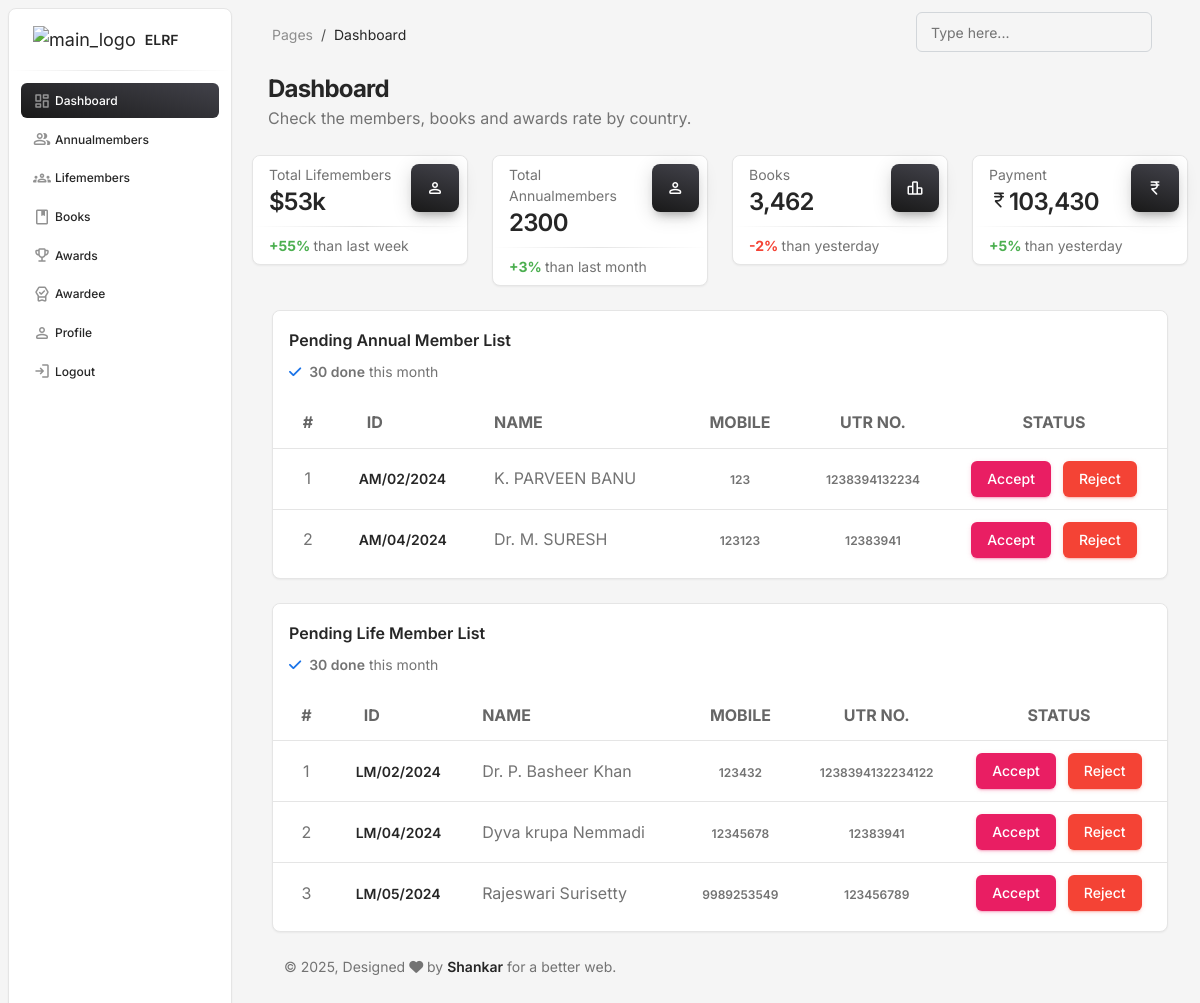
Screenshot of /Admin1/pages/dashboard.php with the database file from the repository.
### tables this page shows
CREATE TABLE `annualmembers` (
  `id` int(11) NOT NULL,
  `name` varchar(100) NOT NULL,
  `mid` varchar(50) NOT NULL,
  `date` timestamp NOT NULL DEFAULT current_timestamp() ON UPDATE current_timestamp(),
  `email` varchar(100) NOT NULL,
  `mobile` bigint(20) NOT NULL,
  `designation` varchar(100) NOT NULL,
  `affiliation` varchar(100) DEFAULT NULL,
  `hq` varchar(100) NOT NULL,
  `photo` varchar(100) NOT NULL,
  `utr` bigint(20) DEFAULT NULL,
  `status` int(11) NOT NULL DEFAULT 0
);

CREATE TABLE `lifemembers` (
  `id` int(11) NOT NULL,
  `name` varchar(100) DEFAULT NULL,
  `mid` varchar(50) DEFAULT NULL,
  `date` timestamp NOT NULL DEFAULT current_timestamp() ON UPDATE current_timestamp(),
  `email` varchar(100) DEFAULT NULL,
  `mobile` bigint(20) DEFAULT NULL,
  `designation` varchar(50) DEFAULT NULL,
  `affiliation` varchar(100) DEFAULT NULL,
  `hq` varchar(50) DEFAULT NULL,
  `photo` varchar(100) DEFAULT NULL,
  `utr` bigint(20) DEFAULT NULL,
  `status` int(11) NOT NULL DEFAULT 0
);

### Admin1/pages/dashboard.php (the view, shortened to what this page needs)
<?php
include('./comp/head.php');
?>
<body class="g-sidenav-show  bg-gray-100">
  <?php
include('./comp/sidebar.php');
  ?>
  <main class="main-content position-relative max-height-vh-100 h-100 border-radius-lg ">
    <?php
include('./comp/nav.php');
  ?>
    <div class="container-fluid py-2">
      <div class="row">
        <div class="ms-3">
          <h3 class="mb-0 h4 font-weight-bolder">Dashboard</h3>
          <p class="mb-4">
            Check the members, books and awards rate by country.
          </p>
        </div>
        <div class="col-xl-3 col-sm-6 mb-xl-0 mb-4">
          <div class="card">
            <div class="card-header p-2 ps-3">
              <div class="d-flex justify-content-between">
                <div>
                  <p class="text-sm mb-0 text-capitalize">Total lifemembers</p>
                  <h4 class="mb-0">$53k</h4>
                </div>
                <div class="icon icon-md icon-shape bg-gradient-dark shadow-dark shadow text-center border-radius-lg">
                <i class="material-symbols-rounded opacity-10">person</i>
                </div>
              </div>
            </div>
            <hr class="dark horizontal my-0">
            <div class="card-footer p-2 ps-3">
              <p class="mb-0 text-sm"><span class="text-success font-weight-bolder">+55% </span>than last week</p>
            </div>
          </div>
        </div>
        <div class="col-xl-3 col-sm-6 mb-xl-0 mb-4">
          <div class="card">
            <div class="card-header p-2 ps-3">
              <div class="d-flex justify-content-between">
                <div>
                  <p class="text-sm mb-0 text-capitalize">Total Annualmembers</p>
                  <h4 class="mb-0">2300</h4>
                </div>
                <div class="icon icon-md icon-shape bg-gradient-dark shadow-dark shadow text-center border-radius-lg">
                  <i class="material-symbols-rounded opacity-10">person</i>
                </div>
              </div>
            </div>
            <hr class="dark horizontal my-0">
            <div class="card-footer p-2 ps-3">
              <p class="mb-0 text-sm"><span class="text-success font-weight-bolder">+3% </span>than last month</p>
            </div>
          </div>
        </div>
        <div class="col-xl-3 col-sm-6 mb-xl-0 mb-4">
          <div class="card">
            <div class="card-header p-2 ps-3">
              <div class="d-flex justify-content-between">
                <div>
                  <p class="text-sm mb-0 text-capitalize">Books</p>
                  <h4 class="mb-0">3,462</h4>
                </div>
                <div class="icon icon-md icon-shape bg-gradient-dark shadow-dark shadow text-center border-radius-lg">
                  <i class="material-symbols-rounded opacity-10">leaderboard</i>
                </div>
              </div>
            </div>
            <hr class="dark horizontal my-0">
            <div class="card-footer p-2 ps-3">
              <p class="mb-0 text-sm"><span class="text-danger font-weight-bolder">-2% </span>than yesterday</p>
            </div>
          </div>
        </div>
        <div class="col-xl-3 col-sm-6">
          <div class="card">
            <div class="card-header p-2 ps-3">
              <div class="d-flex justify-content-between">
                <div>
                  <p class="text-sm mb-0 text-capitalize">Payment</p>
                  <h4 class="mb-0"> <i class="material-symbols-rounded opacity-10">currency_rupee</i>103,430</h4>
                </div>
                <div class="icon icon-md icon-shape bg-gradient-dark shadow-dark shadow text-center border-radius-lg">
                  <i class="material-symbols-rounded opacity-10">currency_rupee</i>
                </div>
              </div>
            </div>
            <hr class="dark horizontal my-0">
            <div class="card-footer p-2 ps-3">
              <p class="mb-0 text-sm"><span class="text-success font-weight-bolder">+5% </span>than yesterday</p>
            </div>
          </div>
        </div>
      </div>
      <div class="row  mt-4 mb-4 m-2">
        <div class="col mb-md-0 mb-4">
          <div class="card">
            <div class="card-header pb-0">
              <div class="row">
                <div class="col-lg-6 col-7">
                  <h6 >Pending Annual Member List</h6>
                  <p class="text-sm mb-0">
                    <i class="fa fa-check text-info" aria-hidden="true"></i>
                    <span class="font-weight-bold ms-1">30 done</span> this month
                  </p>
                </div>
              </div>
            </div>
            <div class="card-body px-0 pb-2">
              <div class="table-responsive">
                <table class="table align-items-center mb-0">
                  <thead>
                    <tr>
                    <th class="text-center text-uppercase text-dark  text-xxl font-weight-bolder opacity-7">#</th>
                      <th class="text-uppercase text-dark text-xxl font-weight-bolder opacity-7">ID</th>
                      <th class="text-uppercase text-dark text-xxl font-weight-bolder opacity-7 ps-2">Name</th>
                      <th class="text-center text-uppercase text-dark text-xxl font-weight-bolder opacity-7">Mobile</th>
                      <th class="text-center text-uppercase text-dark text-xxl font-weight-bolder opacity-7">UTR No.</th>
                      <th class="text-center text-uppercase text-dark text-xxl font-weight-bolder opacity-7">Status</th>
                    </tr>
                  </thead>
                  <tbody>
<?php
include_once('conn.php');
$sql = "SELECT * FROM annualmembers where status=0";
$result = mysqli_query($conn, $sql);
$i=1;
if (mysqli_num_rows($result) > 0) {
  while($row = mysqli_fetch_assoc($result)) {
?>
 <tr>
                    <td class="align-middle text-center">
                     <?= $i; ?>
                      </td>
                      <td>
                        <div class="d-flex px-2 py-1">
                          <div class="d-flex flex-column justify-content-center">
                            <h6 class="mb-0 text-sm"><?= $row['mid']; ?></h6>
                          </div>
                        </div>
                      </td>
                      <td>
                      <?= $row['name']; ?>
                      </td>
                      <td class="align-middle text-center text-sm">
                        <span class="text-xs font-weight-bold"><?= $row['mobile']; ?> </span>
                      </td>
                      <td class="align-middle text-center text-sm">
                        <span class="text-xs font-weight-bold"> <?= $row['utr']; ?></span>
                      </td>
                      <td class="align-middle text-center">
                        <span class="font-weight-bold"> <?php
                        if ($row['status'] == 0) {
                          echo "<a href='status.php?id=" . $row['id'] . "&status=1&mem=1'>
                                  <button class='btn btn-primary m-1'>Accept</button>
                              </a>";
                          echo "<a href='status.php?id=" . $row['id'] . "&status=2&mem=1'>
                                  <button class='btn btn-danger m-1'>Reject</button>
                              </a>";
                          echo '</td>';
                      } elseif ($row['status'] == 1) {
                          echo '<button class="btn btn-success m-1">Accepted</button>';
                      } elseif ($row['status'] == 2) {
                          echo '<button class="btn btn-danger m-1">Rejected</button>';
                      }
                        ?></span>
                    </tr>
<?php
$i=$i+1;
  }
} else {
  echo "0 results";
}
?>
                  </tbody>
                </table>
              </div>
            </div>
          </div>
        </div>
</div>
        <div class="row  mt-4 mb-4 m-2">
        <div class="col mb-md-0 mb-4">
          <div class="card">
            <div class="card-header pb-0">
              <div class="row">
                <div class="col-lg-6 col-7">
                  <h6>Pending Life Member List</h6>
                  <p class="text-sm mb-0">
                    <i class="fa fa-check text-info" aria-hidden="true"></i>
                    <span class="font-weight-bold ms-1">30 done</span> this month
                  </p>
                </div>
              </div>
            </div>
            <div class="card-body px-0 pb-2">
              <div class="table-responsive">
                <table class="table align-items-center mb-0">
                  <thead>
                    <tr>
                    <th class="text-center text-uppercase text-dark  text-xxl font-weight-bolder opacity-7">#</th>
                      <th class="text-uppercase text-dark text-xxl font-weight-bolder opacity-7">ID</th>
                      <th class="text-uppercase text-dark text-xxl font-weight-bolder opacity-7 ps-2">Name</th>
                      <th class="text-center text-uppercase text-dark text-xxl font-weight-bolder opacity-7">Mobile</th>
                      <th class="text-center text-uppercase text-dark text-xxl font-weight-bolder opacity-7">UTR No.</th>
                      <th class="text-center text-uppercase text-dark text-xxl font-weight-bolder opacity-7">Status</th>
                    </tr>
                  </thead>
                  <tbody>
<?php
$sql = "SELECT * FROM lifemembers where status=0";
$result = mysqli_query($conn, $sql);
$i=1;
if (mysqli_num_rows($result) > 0) {
  while($row = mysqli_fetch_assoc($result)) {
?>
 <tr>
                    <td class="align-middle text-center">
                     <?= $i; ?>
                      </td>
                      <td>
                        <div class="d-flex px-2 py-1">
                          <div class="d-flex flex-column justify-content-center">
                            <h6 class="mb-0 text-sm"><?= $row['mid']; ?></h6>
                          </div>
                        </div>
                      </td>
                      <td>
                      <?= $row['name']; ?>
                      </td>
                      <td class="align-middle text-center text-sm">
                        <span class="text-xs font-weight-bold"><?= $row['mobile']; ?> </span>
                      </td>
                      <td class="align-middle text-center text-sm">
                        <span class="text-xs font-weight-bold"> <?= $row['utr']; ?></span>
                      </td>
                      <td class="align-middle text-center">
                        <span class="font-weight-bold"> <?php
                        if ($row['status'] == 0) {
                          echo "<a href='status.php?id=" . $row['id'] . "&status=1&mem=1'>
                                  <button class='btn btn-primary m-1'>Accept</button>
                              </a>";
                          echo "<a href='status.php?id=" . $row['id'] . "&status=2&mem=1'>
                                  <button class='btn btn-danger m-1'>Reject</button>
                              </a>";
                          echo '</td>';
                      } elseif ($row['status'] == 1) {
                          echo '<button class="btn btn-success m-1">Accepted</button>';
                      } elseif ($row['status'] == 2) {
                          echo '<button class="btn btn-danger m-1">Rejected</button>';
                      }
                        ?></span>
                    </tr>
                      <?php
$i=$i+1;
  }
} else {
  echo "<td colspan='6' class='px-5 text-dark h6'> No Record Found </td></tr>";
}
?>
                  </tbody>
                </table>
              </div>
            </div>
          </div>
        </div>
  <?php
include('./comp/footer.php');
  ?>

### Admin1/assets/css/nucleo-svg.css (style rules this page uses)
.icon { display: inline-block; color: #111111; height: 1em; width: 1em; }
.icon { fill: currentColor; stroke: none; }

### rows the page displays
annualmembers: mid "AM/02/2024", name "K. PARVEEN BANU", mobile "123", utr "1238394132234"
annualmembers: mid "AM/04/2024", name "Dr. M. SURESH", mobile "123123", utr "12383941"
lifemembers: mid "LM/02/2024", name "Dr. P. Basheer Khan", mobile "123432", utr "1238394132234122"
lifemembers: mid "LM/04/2024", name "Dyva krupa Nemmadi", mobile "12345678", utr "12383941"
lifemembers: mid "LM/05/2024", name "Rajeswari Surisetty", mobile "9989253549", utr "123456789"
